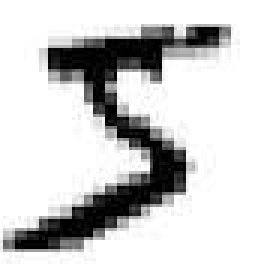
#> input picture digits2.jpg, 88 x 88 px (shown 3 times larger)
$ jupyter execute --allow-errors plot_rbm_logistic_classification.ipynb   (shell and % lines are left out)
#> lines starting #> are read from the running program, lines starting #| are printed output that depends on the picture
# Restricted Boltzmann Machine features for digit classification

For greyscale image data where pixel values can be interpreted as degrees of
blackness on a white background, like handwritten digit recognition, the
Bernoulli Restricted Boltzmann machine model (:class:`BernoulliRBM
<sklearn.neural_network.BernoulliRBM>`) can perform effective non-linear
feature extraction.

[cell 1]
# Authors: Yann N. Dauphin, Vlad Niculae, Gabriel Synnaeve
# License: BSD

## Generate data

In order to learn good latent representations from a small dataset, we
artificially generate more labeled data by perturbing the training data with
linear shifts of 1 pixel in each direction.

[cell 2]
import numpy as np

from scipy.ndimage import convolve

from sklearn import datasets
from sklearn.preprocessing import minmax_scale

from sklearn.model_selection import train_test_split


def nudge_dataset(X, Y):
    """
    This produces a dataset 5 times bigger than the original one,
    by moving the 8x8 images in X around by 1px to left, right, down, up
    """
    direction_vectors = [
        [[0, 1, 0], [0, 0, 0], [0, 0, 0]],
        [[0, 0, 0], [1, 0, 0], [0, 0, 0]],
        [[0, 0, 0], [0, 0, 1], [0, 0, 0]],
        [[0, 0, 0], [0, 0, 0], [0, 1, 0]],
    ]

    def shift(x, w):
        return convolve(x.reshape((8, 8)), mode="constant", weights=w).ravel()

    X = np.concatenate(
        [X] + [np.apply_along_axis(shift, 1, X, vector) for vector in direction_vectors]
    )
    Y = np.concatenate([Y for _ in range(5)], axis=0)
    return X, Y


X, y = datasets.load_digits(return_X_y=True)
X = np.asarray(X, "float32")
X, Y = nudge_dataset(X, y)
X = minmax_scale(X, feature_range=(0, 1))  # 0-1 scaling

X_train, X_test, Y_train, Y_test = train_test_split(X, Y, test_size=0.2, random_state=0)

## Models definition

We build a classification pipeline with a BernoulliRBM feature extractor and
a :class:`LogisticRegression <sklearn.linear_model.LogisticRegression>`
classifier.

[cell 3]
from sklearn import linear_model
from sklearn.neural_network import BernoulliRBM
from sklearn.pipeline import Pipeline

logistic = linear_model.LogisticRegression(solver="newton-cg", tol=1)
rbm = BernoulliRBM(random_state=0, verbose=True)

rbm_features_classifier = Pipeline(steps=[("rbm", rbm), ("logistic", logistic)])

## Training

The hyperparameters of the entire model (learning rate, hidden layer size,
regularization) were optimized by grid search, but the search is not
reproduced here because of runtime constraints.

[cell 4]
from sklearn.base import clone

# Hyper-parameters. These were set by cross-validation,
# using a GridSearchCV. Here we are not performing cross-validation to
# save time.
rbm.learning_rate = 0.06
rbm.n_iter = 10

# More components tend to give better prediction performance, but larger
# fitting time
rbm.n_components = 100
logistic.C = 6000

# Training RBM-Logistic Pipeline
rbm_features_classifier.fit(X_train, Y_train)

# Training the Logistic regression classifier directly on the pixel
raw_pixel_classifier = clone(logistic)
raw_pixel_classifier.C = 100.0
raw_pixel_classifier.fit(X_train, Y_train)

## Evaluation

#> (a cell that did not finish here is left out)

#> (a cell that did not finish here is left out)

The features extracted by the BernoulliRBM help improve the classification
accuracy with respect to the logistic regression on raw pixels.

## Plotting

[cell 7]
import matplotlib.pyplot as plt

plt.figure(figsize=(4.2, 4))
for i, comp in enumerate(rbm.components_):
    plt.subplot(10, 10, i + 1)
    plt.imshow(comp.reshape((8, 8)), cmap=plt.cm.gray_r, interpolation="nearest")
    plt.xticks(())
    plt.yticks(())
plt.suptitle("100 components extracted by RBM", fontsize=16)
plt.subplots_adjust(0.08, 0.02, 0.92, 0.85, 0.08, 0.23)

plt.show()
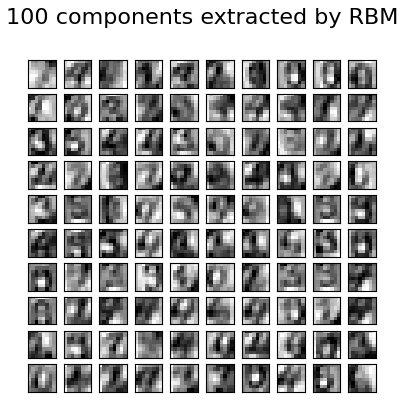
#> figure drawn by matplotlib, 100 panels

[cell 8]
import random

digits = datasets.load_digits()

# Get one of the images and its label
image_index = random.randint(0, len(digits))
image = digits.images[image_index]
label = digits.target[image_index]

# Display the image and its label
plt.imshow(image, cmap=plt.cm.gray_r)
plt.title('Label: %i' % label)
plt.show()
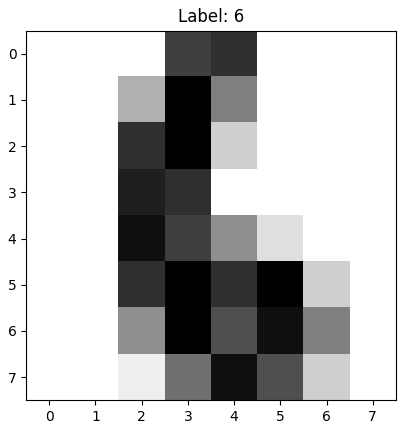
#> figure drawn by matplotlib, 1 panel

# Flatten the image into a 1D array
image_flat = image.reshape(1,-1)

predicted_digit = rbm_features_classifier.predict(image_flat)

print('Predicted digit: %i' % predicted_digit)

[cell 9]
from PIL import Image

# Wczytanie obrazka i przetworzenie go do formatu 8x8 pikseli
img = Image.open('digits2.jpg').convert('L')
img = img.resize((8, 8))
img_arr = np.array(img, dtype='float32').ravel() / 255.0
#> img_arr = 64 values, max 1 at index 0, min 0.208 at index 44, mean 0.794
img_arr = img_arr.reshape(1,-1)

# Użycie wyuczonych modeli do przewidywania cyfry
rbm_pred = rbm_features_classifier.predict(img_arr)
#> rbm_pred = [0]

plt.imshow(img, cmap='gray') # wyświetl obrazek w skali szarości
plt.show()
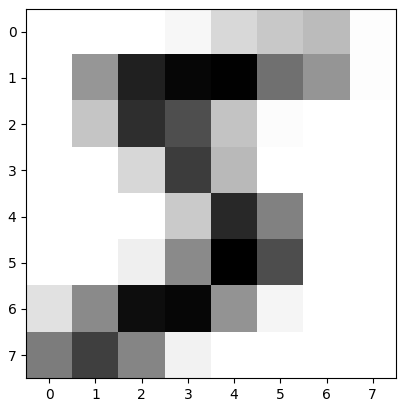
#> figure drawn by matplotlib, 1 panel

print(f"Predicted digit: {rbm_pred[0]}")
#| Predicted digit: 0

$ run again, with digits3.jpg copied over digits2.jpg
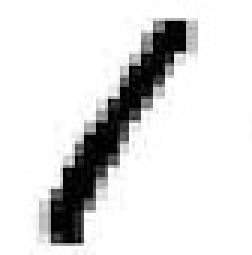
#> input picture digits3.jpg, 84 x 85 px (shown 3 times larger)
#> img_arr = 64 values, max 1 at index 0, min 0.129 at index 42, mean 0.86
#> rbm_pred = [0]
#> `plt.show()`:
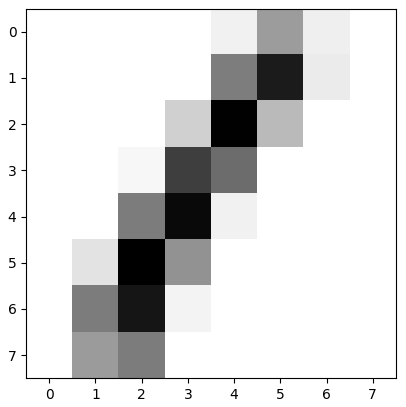
#> figure drawn by matplotlib, 1 panel
#| Predicted digit: 0

$ run again, with Zrzut ekranu 2023-05-14 124659.jpg copied over digits2.jpg
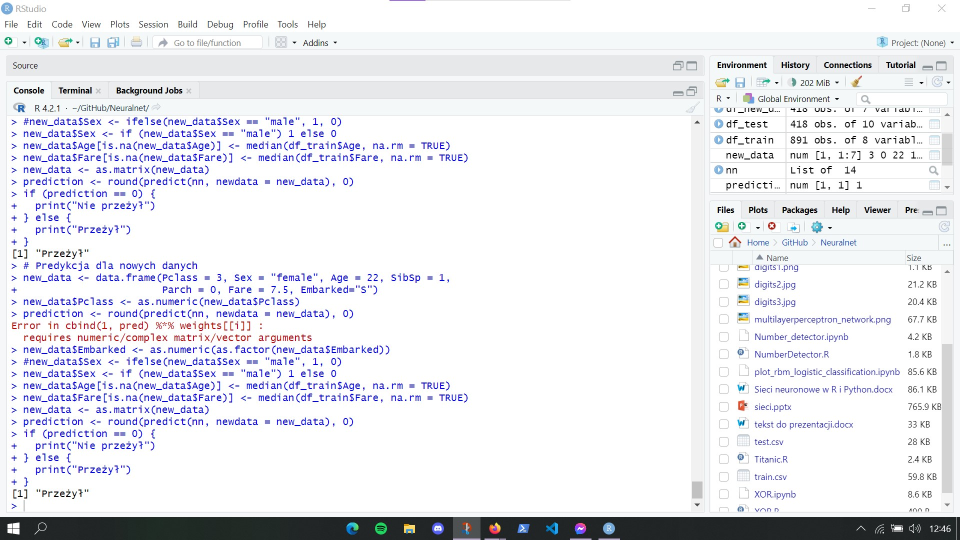
#> input picture Zrzut ekranu 2023-05-14 124659.jpg, 1920 x 1080 px (shown at 1/2 size)
#> `img = Image.open('digits2.jpg').convert('L')`:
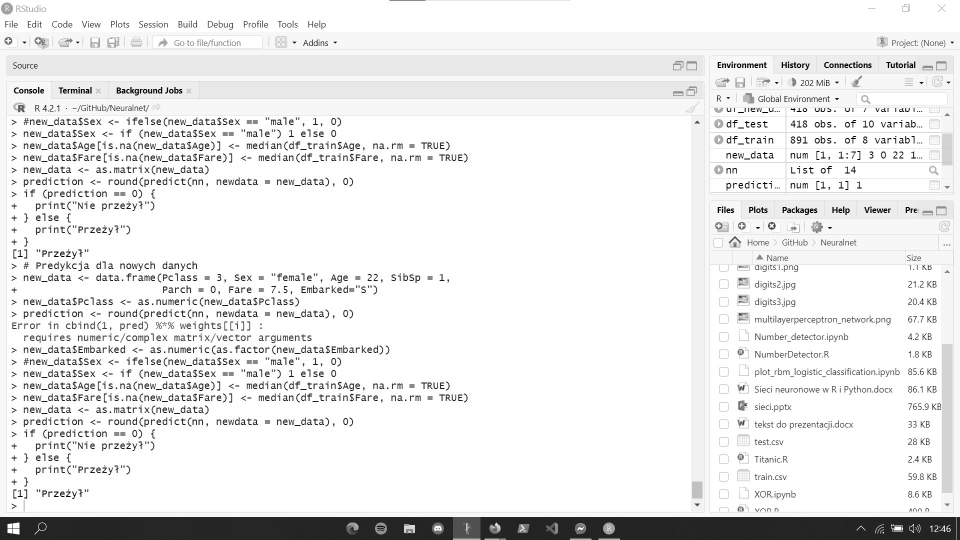
#> img: PIL image 1920x1080 L (shown at 1/2 size); min 0, max 255, mean 233.8
#> img_arr = 64 values, max 1 at index 20, min 0.729 at index 56, mean 0.923
#> rbm_pred = [0]
#> `plt.show()`:
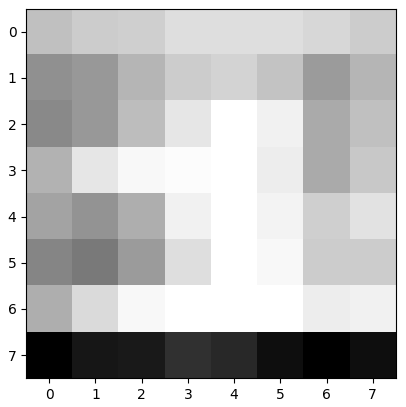
#> figure drawn by matplotlib, 1 panel
#| Predicted digit: 0

$ run again, with Zrzut ekranu 2023-05-14 124748.jpg copied over digits2.jpg
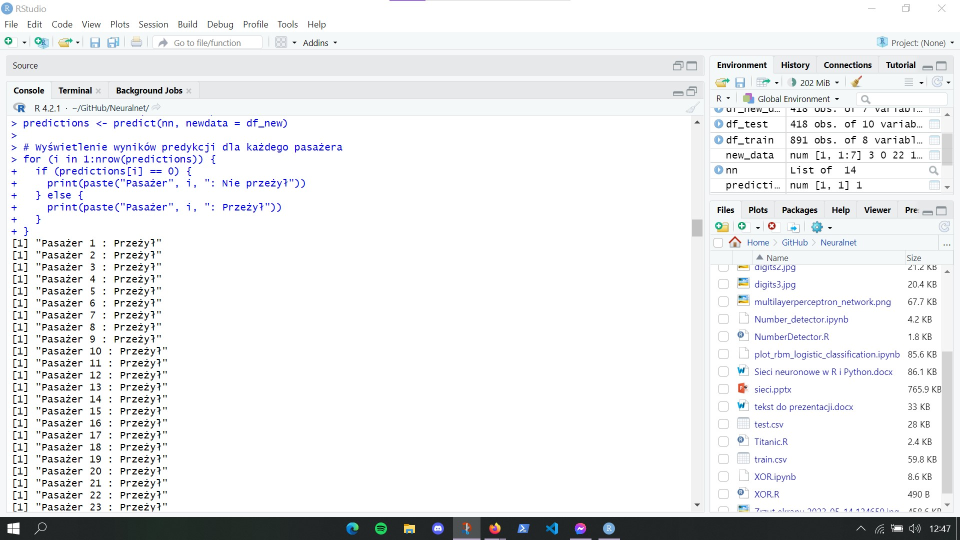
#> input picture Zrzut ekranu 2023-05-14 124748.jpg, 1920 x 1080 px (shown at 1/2 size)
#> `img = Image.open('digits2.jpg').convert('L')`:
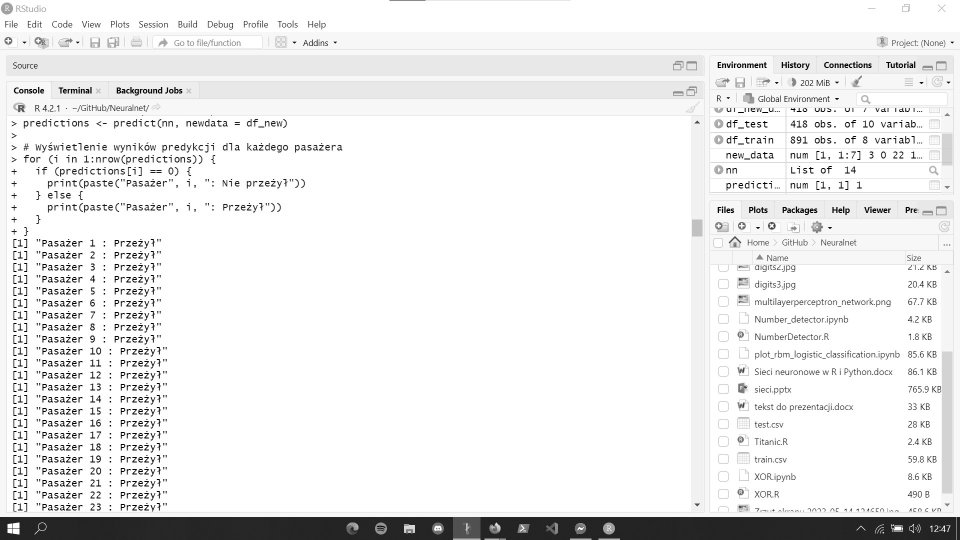
#> img: PIL image 1920x1080 L (shown at 1/2 size); min 0, max 255, mean 235.8
#> img_arr = 64 values, max 1 at index 19, min 0.675 at index 56, mean 0.93
#> rbm_pred = [0]
#> `plt.show()`:
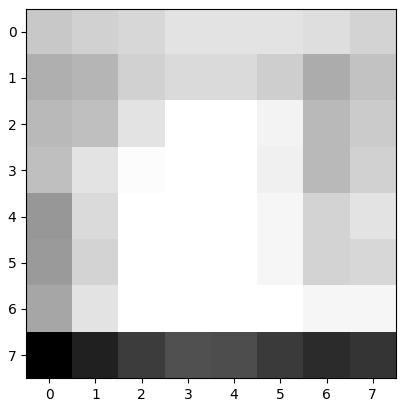
#> figure drawn by matplotlib, 1 panel
#| Predicted digit: 0
